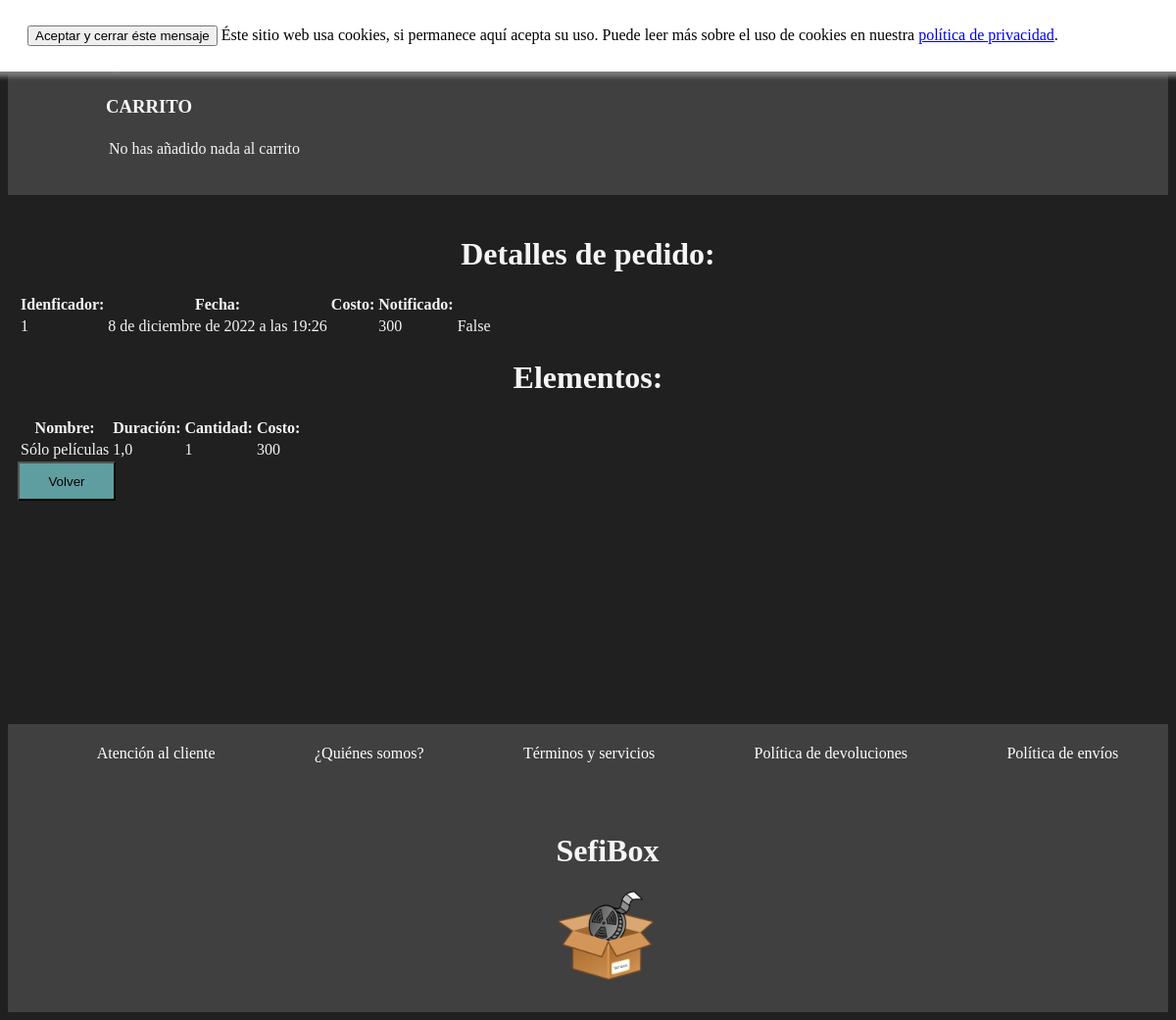
/user/sent/pedido/detalles/1, run on the app's committed database.
### productos/models.py (models this page shows, shortened)
class Pedido (models.Model):
    user = models.ForeignKey(User, related_name="orders", blank=True, null=True, on_delete=models.CASCADE)
    email = models.CharField(max_length=255,null=True,default=False)
    nombre = models.CharField(max_length=100,null=True,default=False)
    apellidos = models.CharField(max_length=200,null=True,default=False)
    created_ad = models.DateTimeField(auto_now_add=True)
    notified = models.BooleanField(default=False) #Notificado
    paid = models.BooleanField(default= False)
    paid_amount = models.IntegerField(blank=True, null=True)

class ElementoPedido (models.Model):
    pedido = models.ForeignKey(Pedido, related_name='items', on_delete=models.CASCADE)
    suscripciones = models.ForeignKey(Suscripciones, related_name='suscripciones', on_delete=models.CASCADE)
    precio = models.IntegerField(default= False)
    cantidad = models.IntegerField(default= False)
    redeemed = models.BooleanField(default=False) #Canjeado
    redemption_date = models.DateTimeField(null=True) #Fecha canjeo
    end_date = models.DateTimeField(null=True)

class Suscripciones(models.Model):
    name = models.CharField(max_length=200) #creo una tabla llamada Project
    description = models.TextField()
    duracion = models.FloatField(default=1.0) #Duración en meses
    precio = models.IntegerField()
    peliculas = models.ManyToManyField(Peliculas, blank=True)
    canciones = models.ManyToManyField(Musica, blank=True)

### productos/views.py (the view)
# urls.py: path('user/sent/pedido/detalles/<int:id>',views.PedidoDetails, name='detalles_pedido'),
def PedidoDetails(request, id):
    pedidos = Pedido.objects.filter(id = id)
    items = list()
    for p in pedidos:
        i = ElementoPedido.objects.filter(pedido = p)
        items.append(i)
    return render(request,'pedidos_details.html',{'pedidos': pedidos, 'items': items})

### productos/context_processor.py (called while the page is built)
def total_carrito(request):
    total = 0
    if "carrito" in request.session.keys():
        for key, value in request.session["carrito"].items():
            total += int(value["precio_unitario"])*int(value["cantidad"])
    return {"total_carrito": total}

### productos/templates/pedidos_details.html
{% extends 'layouts/base.html' %}
{% block content %}
<div style="min-height: 500px;">
<h1 style="text-align:center">Detalles de pedido:</h1>
<table>
    <thead>
        <tr>
            <th>Idenficador:</th>
            <th>Fecha:</th>
            <th>Costo:</th>
            <th>Notificado:</th>
            <th></th>
        </tr>
</thead>
<tbody>
    {% for pedido in pedidos %}
    <tr>
        <td> {{pedido.id}}</td>
        <td> {{pedido.created_ad}}</td>
        <td></td>
        <td>{{pedido.paid_amount}}</td>
        <td>{{pedido.notified}}</td>
    </tr>
    {% endfor %}
    </tbody>
</table>
<h1 style="text-align:center">Elementos:</h1>
<table>
    <thead>
        <tr>
            <th>Nombre:</th>
            <th>Duración:</th>
            <th>Cantidad:</th>
            <th>Costo:</th>
            <th></th>
        </tr>
</thead>
<tbody>
    {% for q in items %}
    {% for i in q %}
    <tr>
        <td> {{i.suscripciones.name}}</td>
        <td> {{i.suscripciones.duracion}}</td>
        <td> {{i.cantidad}}</td>
        <td> {{i.precio}}</td>
    </tr>
    {% endfor %}
    {% endfor %}
    </tbody>
</table>
<form action="sent" method="get">
    <input type="button" value="Volver" class="backbutton" onclick="window.location.href='/buscar-pedido/'">
</form>
</div>
{% endblock %}

### productos/static/styles/main.css (style rules this page uses)
body { background: #202020; color: whitesmoke; }
.backbutton { width:100px; height:40px; position: relative; align-items: center; justify-content: center; background: cadetblue; }

### data on the page
Pedido: id "1", created_ad "8 de diciembre de 2022 a las 19:26", paid_amount "300", notified "False"
ElementoPedido: suscripciones.name "Sólo películas", suscripciones.duracion "1,0", cantidad "1", precio "300"
